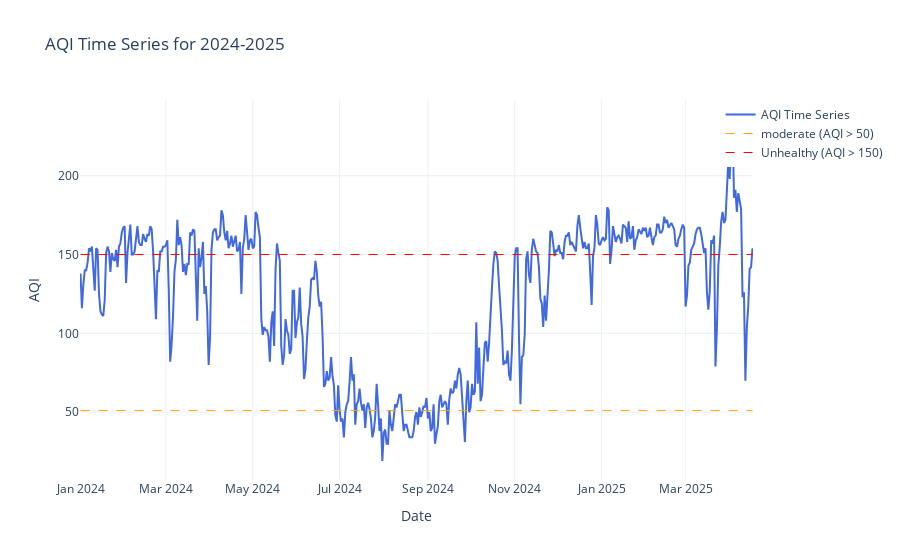

The notebook cell saved with this chart:
### Code cell
data_2024 = pd.read_csv('data/Kathmandu_2024_2025.csv')

# Then pass the DataFrame to the function
aqi_2024 = plot_aqi_time_series(data_2024, '2024-2025')

### Figure 1 — Plotly figure (JSON) as saved in the notebook; plotly's stock layout.template omitted (floating-point values rounded to 4 significant figures; data arrays with more than 128 entries replaced by an {"elided": "..."} marker saying what was removed)
{"data": [{"line": {"color": "royalblue", "width": 2}, "mode": "lines", "name": "AQI Time Series", "type": "scatter", "x": {"elided": "473 str values"}, "y": {"elided": "473 int values"}}, {"line": {"color": "orange", "dash": "dash", "width": 1}, "mode": "lines", "name": "moderate (AQI > 50)", "type": "scatter", "x": [null], "y": [null]}, {"line": {"color": "red", "dash": "dash", "width": 1}, "mode": "lines", "name": "Unhealthy (AQI > 150)", "type": "scatter", "x": [null], "y": [null]}], "layout": {"legend": {"orientation": "v", "x": 1.2, "xanchor": "right", "y": 1, "yanchor": "top"}, "shapes": [{"line": {"color": "orange", "dash": "dash", "width": 1}, "type": "line", "x0": "2024-01-01T00:00:00", "x1": "2025-04-17T00:00:00", "y0": 51, "y1": 51}, {"line": {"color": "red", "dash": "dash", "width": 1}, "type": "line", "x0": "2024-01-01T00:00:00", "x1": "2025-04-17T00:00:00", "y0": 150, "y1": 150}], "title": {"text": "AQI Time Series for 2024-2025"}, "xaxis": {"title": {"text": "Date"}}, "yaxis": {"title": {"text": "AQI"}}}}
